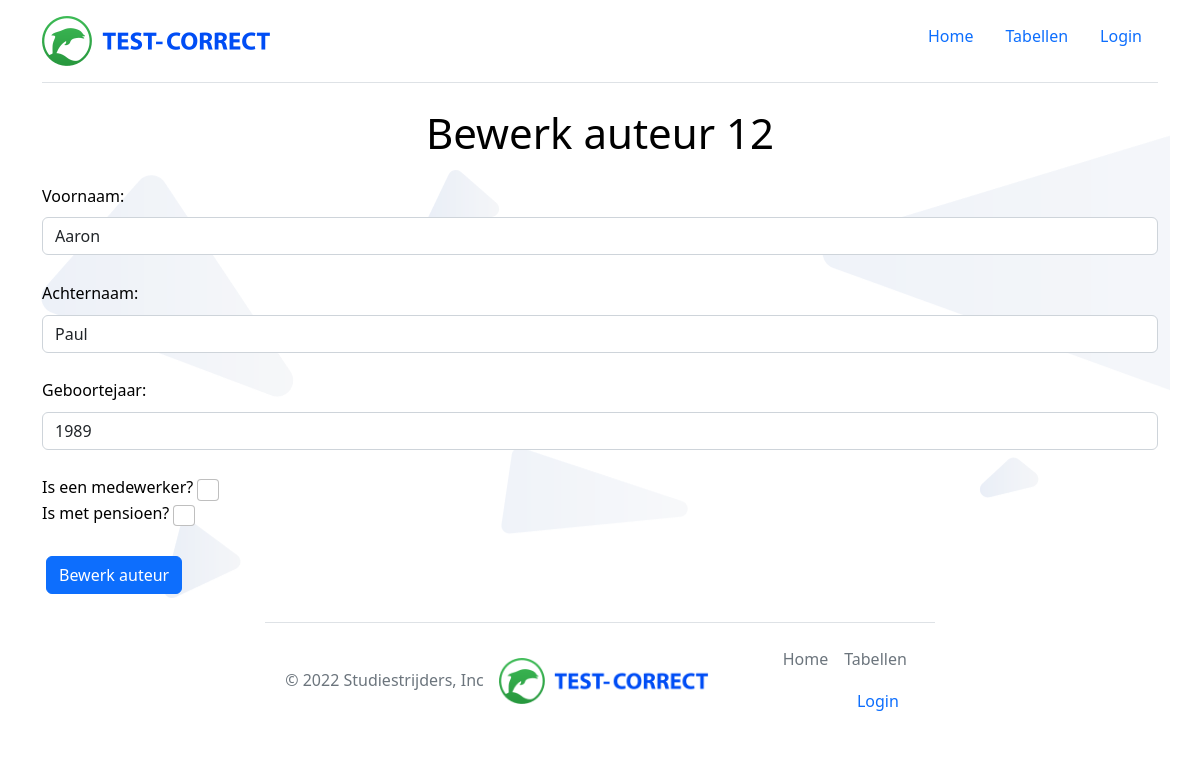
Before: /edit_auteur/12 with the older database file.
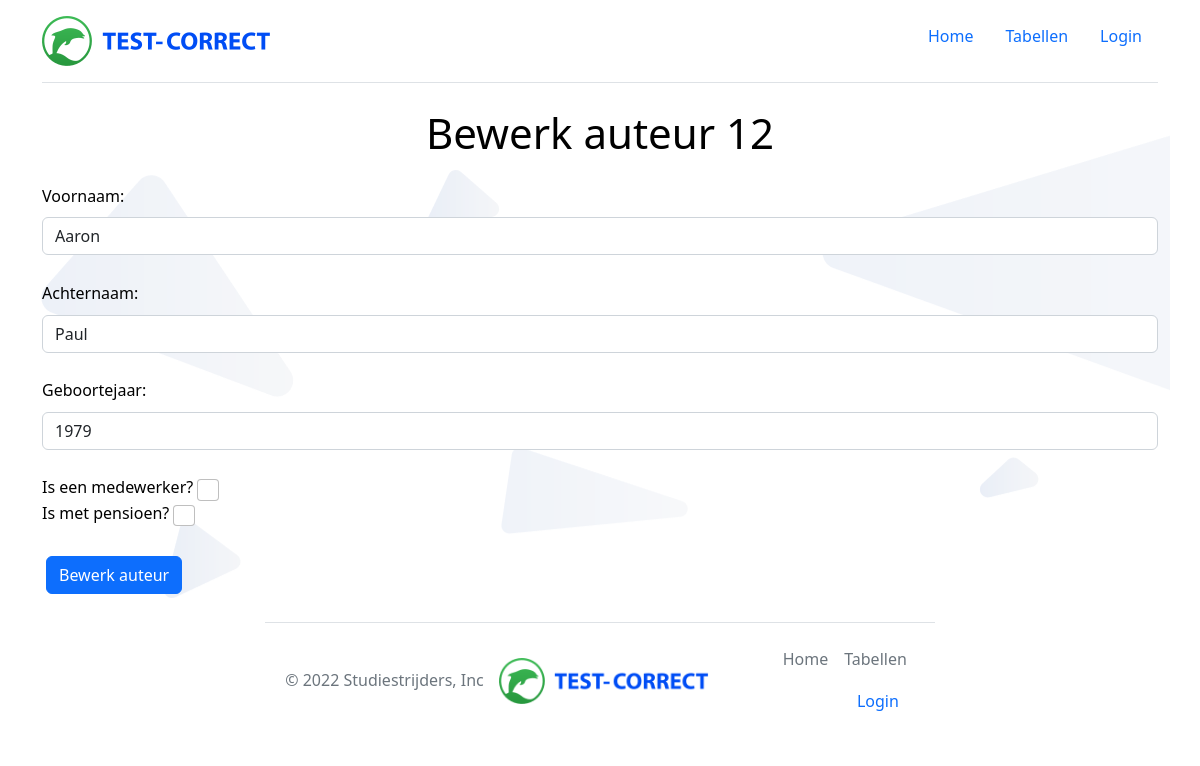
After: the same page with the newer database file.
### tables this page shows
CREATE TABLE auteurs (id integer NOT NULL, voornaam varchar (80) NOT NULL, achternaam varchar (80) NOT NULL, geboortejaar integer DEFAULT NULL, medewerker BOOLEAN NOT NULL, met_pensioen BOOLEAN NOT NULL);

### app.py (the view)
@app.route("/edit_auteur/<id>")
def edit_medewerker(id):
    get_medewerker = editbl.auteur(id)
    print(get_medewerker)
    id = get_medewerker[0]
    voornaam = get_medewerker[1]
    achternaam = get_medewerker[2]
    geboortejaar = get_medewerker[3]
    medewerker = get_medewerker[4]
    met_pensioen = get_medewerker[5]
    return render_template("edit_auteur.html", id = id, voornaam = voornaam, achternaam = achternaam, geboortejaar = geboortejaar, medewerker = medewerker, met_pensioen = met_pensioen)

### app.py (called while the page is built)
@app.before_request
def check_login():
    if request.endpoint not in ["/", "home", "login", "login_post"]:
        if not session.get('logged_in', 'username'):
            return redirect(url_for('home'))

### lib/edittable.py (called while the page is built)
    def auteur(self, id): #copypasta van demodatabase.py
        try:
            connection = sqlite3.connect(self.database_file)
            cursor = connection.cursor()
            cursor.execute("SELECT * FROM auteurs WHERE id = ?", [id])
            auteur = cursor.fetchone()
            connection.close()
        except OperationalError as e:
            print(f"Error opening database file {self.database_file}")
            raise e
        return auteur

### templates/edit_auteur.html (shortened to what this page needs)
{% extends "base.html" %}
{% block head %}
    {{super()}}
    <link rel="stylesheet" href="/static/basic.css" type="text/css">
{% endblock %}
{% block content %}
    <h1>Bewerk auteur {{id}}</h1>
    <form method="POST" action="/edit_auteur/{{id}}">
        <label for="voornaam" class="form-label">Voornaam:</label><br/>
        <input type="text" name="voornaam" class="form-control" value="{{voornaam}}"><br/>
        <label for="achternaam" class="form-label">Achternaam:</label><br/>
        <input type="text" name="achternaam" class="form-control" value="{{achternaam}}"><br/>
        <label for="geboortejaar" class="form-label">Geboortejaar:</label><br/>
        <input type="text" name="geboortejaar" class="form-control" value="{{geboortejaar}}"><br/>
        <label class="form-check-label" for="check">Is een medewerker?</label>
        <input type="checkbox" name="medewerker" {{ "checked" if medewerker == 1 }} class="form-check-input" id="check"><br/>
        <label class="form-check-label" for="check">Is met pensioen?</label>
        <input type="checkbox" name="met_pensoen" {{ "checked" if met_pensioen == 1 }} class="form-check-input" id="check"><br/><br/>
        <button type="submit" class="btn btn-primary">Bewerk auteur</button>
    </form>
{% endblock %}

Changed rows visible on the page:
changed auteurs "Aaron": geboortejaar "1989" → "1979"
